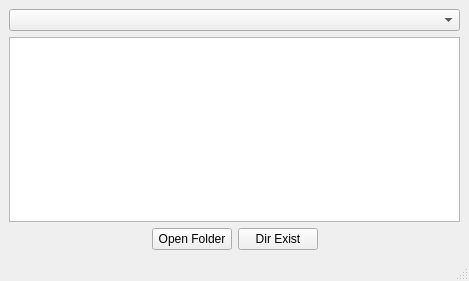
<?xml version="1.0" encoding="UTF-8"?>
<ui version="4.0">
 <class>MainWindow</class>
 <widget class="QMainWindow" name="MainWindow">
  <property name="geometry">
   <rect>
    <x>0</x>
    <y>0</y>
    <width>469</width>
    <height>281</height>
   </rect>
  </property>
  <property name="windowTitle">
   <string>MainWindow</string>
  </property>
  <widget class="QWidget" name="centralwidget">
   <layout class="QVBoxLayout" name="verticalLayout">
    <item>
     <widget class="QComboBox" name="comboBox"/>
    </item>
    <item>
     <widget class="QListWidget" name="listWidget"/>
    </item>
    <item>
     <layout class="QHBoxLayout" name="horizontalLayout">
      <item>
       <spacer name="horizontalSpacer">
        <property name="orientation">
         <enum>Qt::Horizontal</enum>
        </property>
        <property name="sizeHint" stdset="0">
         <size>
          <width>40</width>
          <height>20</height>
         </size>
        </property>
       </spacer>
      </item>
      <item>
       <widget class="QPushButton" name="pushButton">
        <property name="text">
         <string>Open Folder</string>
        </property>
       </widget>
      </item>
      <item>
       <widget class="QPushButton" name="pushButton_2">
        <property name="text">
         <string>Dir Exist</string>
        </property>
       </widget>
      </item>
      <item>
       <spacer name="horizontalSpacer_2">
        <property name="orientation">
         <enum>Qt::Horizontal</enum>
        </property>
        <property name="sizeHint" stdset="0">
         <size>
          <width>40</width>
          <height>20</height>
         </size>
        </property>
       </spacer>
      </item>
     </layout>
    </item>
   </layout>
  </widget>
  <widget class="QMenuBar" name="menubar">
   <property name="geometry">
    <rect>
     <x>0</x>
     <y>0</y>
     <width>469</width>
     <height>21</height>
    </rect>
   </property>
  </widget>
  <widget class="QStatusBar" name="statusbar"/>
 </widget>
 <resources/>
 <connections/>
</ui>
